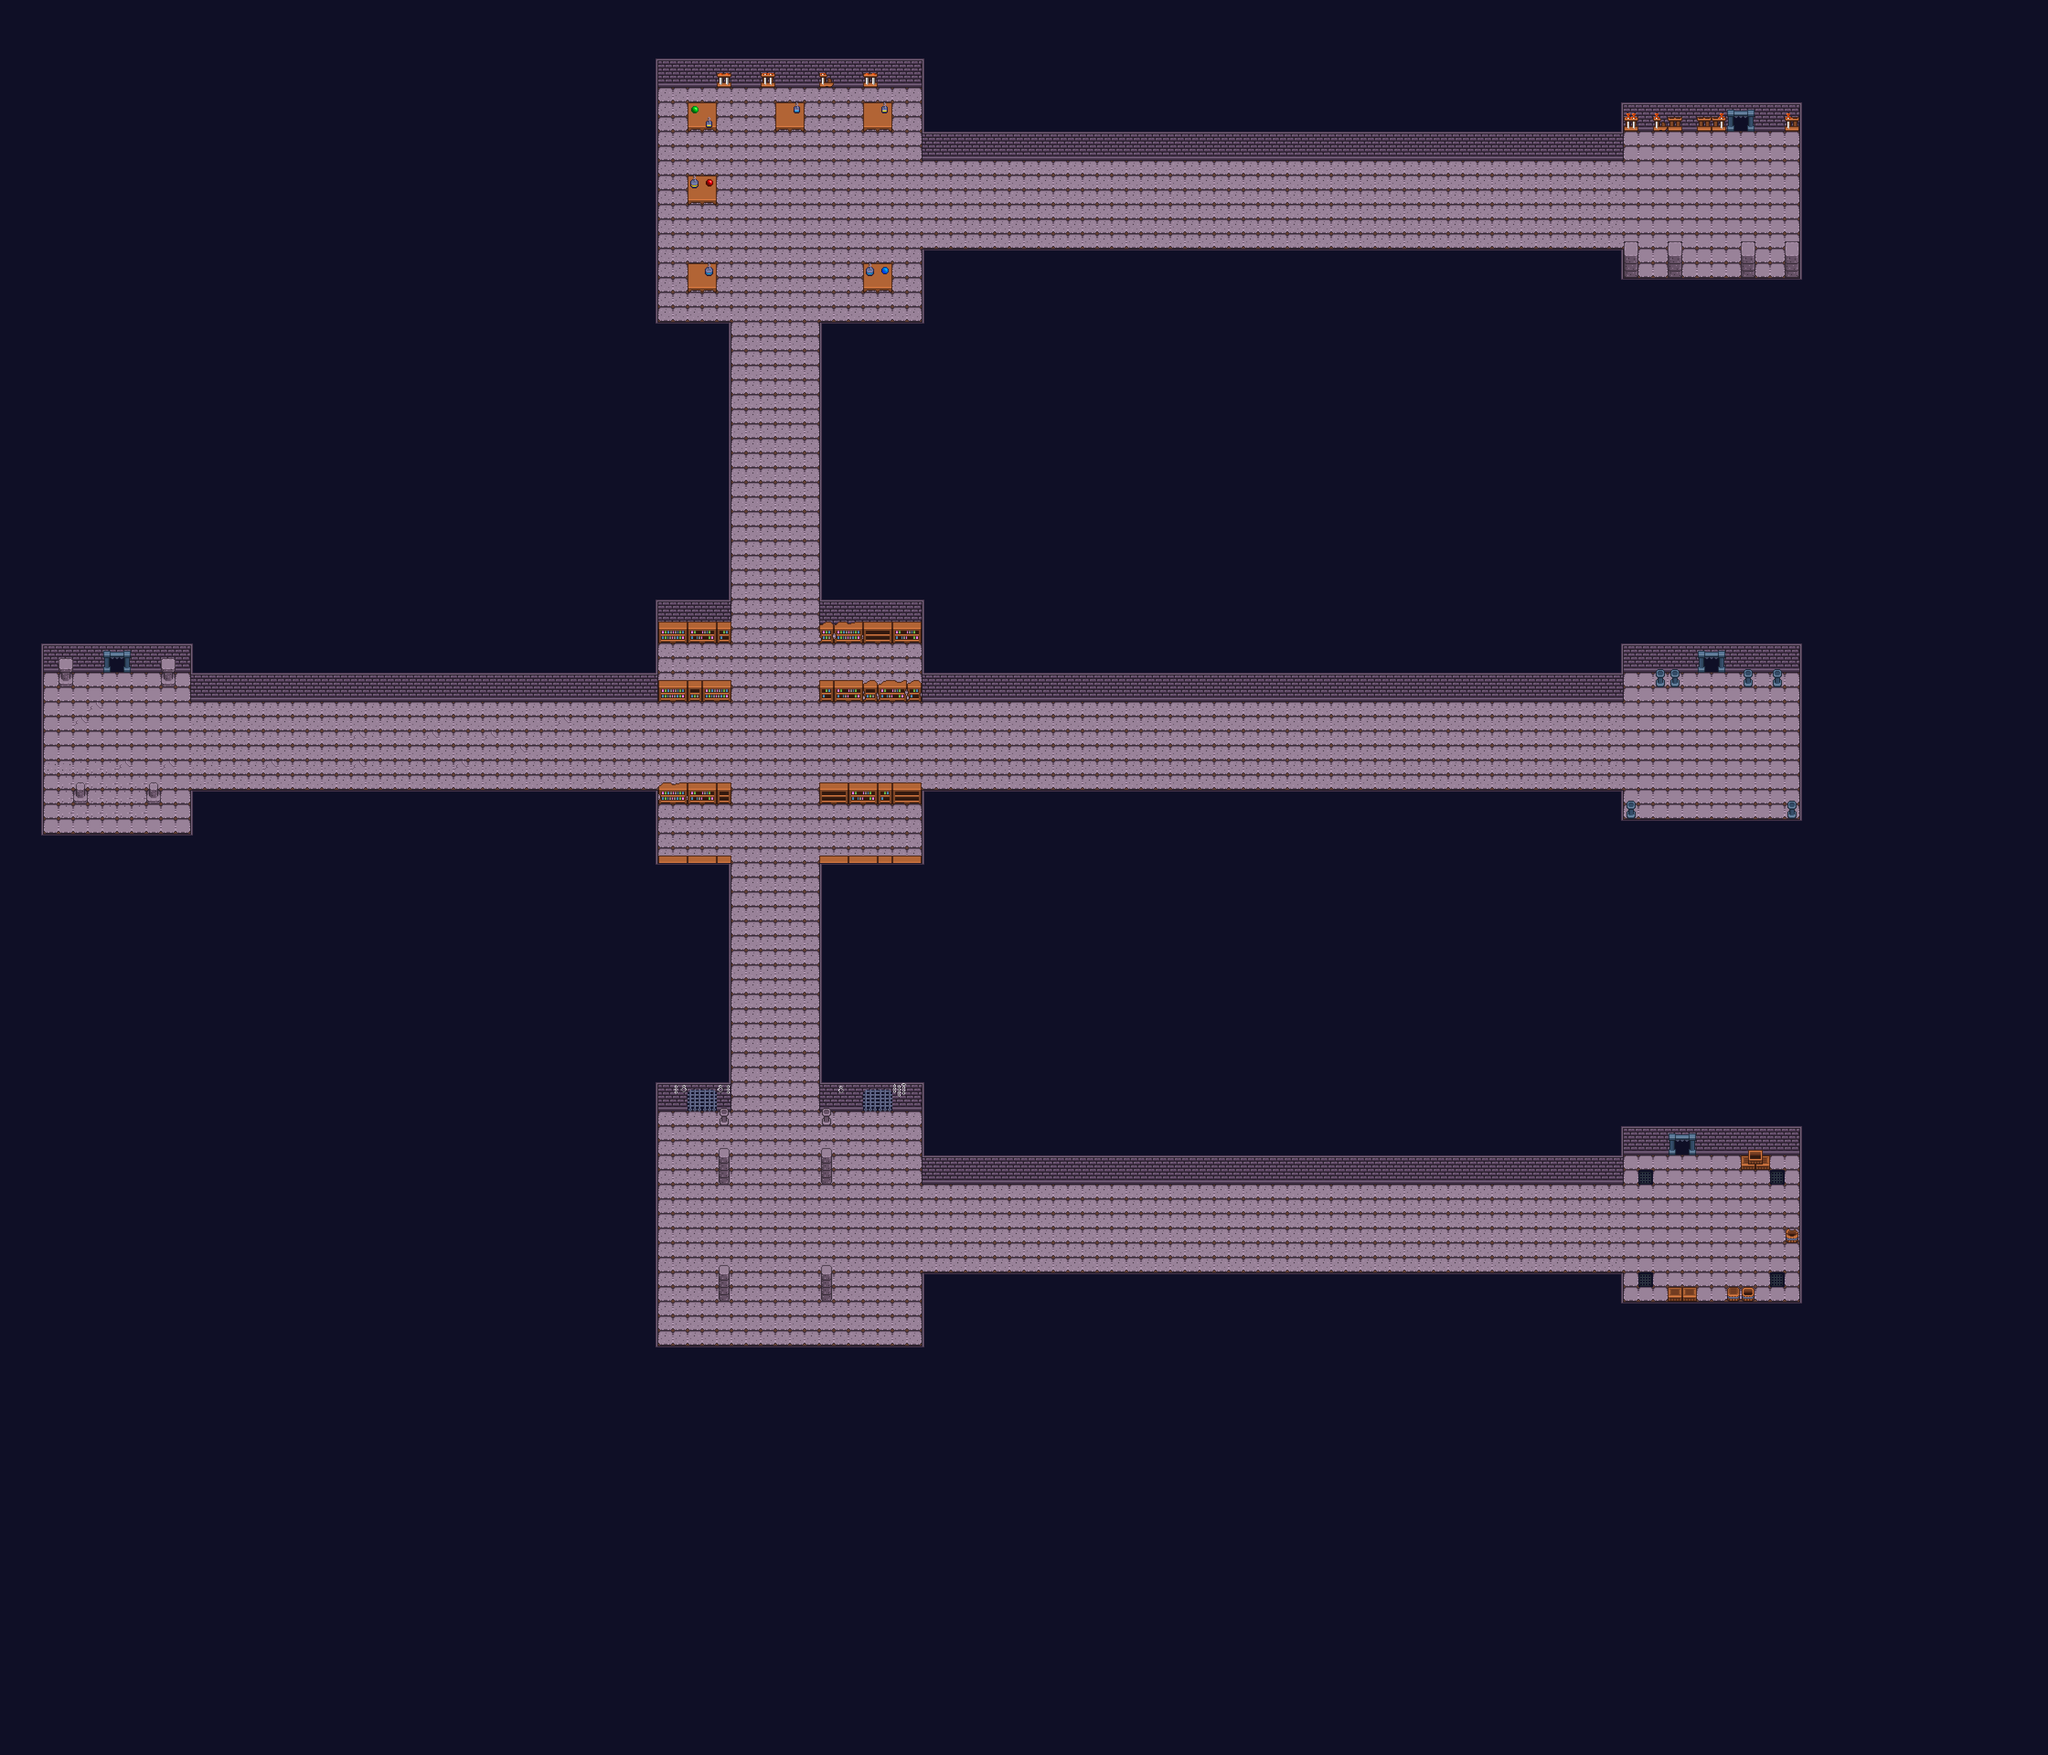

The image is a tile-based game level rendered from a .tmx file. Its description and source (layers, tilesets, objects; grid data summarised) follow:
An orthogonal 140x120 tile map with 32x32 px tiles, 6 tile layers (background, floors, walls, doors, ...) and 94 objects.

<map version="1.10" tiledversion="1.11.2" orientation="orthogonal" renderorder="right-down" width="140" height="120" tilewidth="32" tileheight="32" infinite="0" nextlayerid="9" nextobjectid="101">
 <tileset firstgid="1" source="../assets/Dungeon.tsx" />
 <layer id="1" name="background" width="140" height="120">
  <data>[16800 cells, 16800 non-empty, 2 distinct tile ids]</data>
 </layer>
 <layer id="2" name="floors" width="140" height="120">
  <data>[16800 cells, 2620 non-empty, 8 distinct tile ids]</data>
 </layer>
 <layer id="3" name="walls" width="140" height="120">
  <data>[16800 cells, 1004 non-empty, 22 distinct tile ids]</data>
 </layer>
 <layer id="8" name="doors" width="140" height="120">
  <data>[16800 cells, 16 non-empty, 4 distinct tile ids]</data>
 </layer>
 <layer id="4" name="decor" width="140" height="120">
  <data>[16800 cells, 191 non-empty, 77 distinct tile ids]</data>
 </layer>
 <layer id="5" name="bottles" width="140" height="120">
  <data>[16800 cells, 9 non-empty, 7 distinct tile ids]</data>
 </layer>
 <objectgroup id="6" name="collisions">
  <object id="1" x="64" y="1408" width="32" height="416" />
  <object id="2" x="64" y="1824" width="384" height="32" />
  <object id="3" x="416" y="1728" width="32" height="96" />
  <object id="4" x="416" y="1408" width="32" height="128" />
  <object id="5" x="288" y="1344" width="128" height="64" />
  <object id="6" x="96" y="1344" width="128" height="64" />
  <object id="7" x="448" y="1472" width="992" height="64" />
  <object id="8" x="448" y="1728" width="992" height="32" />
  <object id="9" x="1408" y="1760" width="32" height="160" />
  <object id="10" x="1440" y="1888" width="160" height="32" />
  <object id="11" x="1792" y="1888" width="256" height="32" />
  <object id="12" x="2016" y="1728" width="32" height="160" />
  <object id="13" x="2016" y="1312" width="32" height="224" />
  <object id="14" x="1792" y="1312" width="224" height="64" />
  <object id="15" x="1408" y="1312" width="192" height="64" />
  <object id="16" x="1408" y="1376" width="32" height="96" />
  <object id="17" x="1568" y="704" width="32" height="608" />
  <object id="18" x="1792" y="704" width="32" height="608" />
  <object id="19" x="1824" y="704" width="224" height="32" />
  <object id="20" x="1408" y="704" width="160" height="32" />
  <object id="21" x="1408" y="128" width="32" height="576" />
  <object id="22" x="1440" y="128" width="576" height="64" />
  <object id="23" x="2016" y="128" width="32" height="224" />
  <object id="24" x="2016" y="544" width="32" height="160" />
  <object id="25" x="2048" y="288" width="1504" height="64" />
  <object id="26" x="2048" y="544" width="1504" height="32" />
  <object id="27" x="2048" y="1472" width="1504" height="64" />
  <object id="28" x="2048" y="1728" width="1504" height="32" />
  <object id="29" x="1792" y="1920" width="32" height="512" />
  <object id="30" x="1568" y="1920" width="32" height="512" />
  <object id="31" x="1440" y="2368" width="128" height="64" />
  <object id="32" x="1824" y="2368" width="192" height="64" />
  <object id="33" x="2016" y="2368" width="32" height="224" />
  <object id="34" x="2016" y="2784" width="32" height="160" />
  <object id="35" x="1408" y="2944" width="640" height="32" />
  <object id="36" x="1408" y="2368" width="32" height="576" />
  <object id="37" x="2048" y="2528" width="1504" height="64" />
  <object id="38" x="2048" y="2784" width="1504" height="32" />
  <object id="39" x="3552" y="160" width="224" height="64" />
  <object id="40" x="3840" y="160" width="96" height="64" />
  <object id="41" x="3936" y="224" width="32" height="384" />
  <object id="42" x="3520" y="608" width="448" height="32" />
  <object id="43" x="3520" y="576" width="32" height="32" />
  <object id="44" x="3552" y="1344" width="160" height="64" />
  <object id="45" x="3776" y="1344" width="160" height="64" />
  <object id="46" x="3936" y="1408" width="32" height="384" />
  <object id="47" x="3520" y="1792" width="448" height="32" />
  <object id="48" x="3520" y="1760" width="32" height="32" />
  <object id="49" x="3552" y="2400" width="96" height="64" />
  <object id="50" x="3712" y="2400" width="224" height="64" />
  <object id="51" x="3936" y="2464" width="32" height="384" />
  <object id="52" x="3520" y="2816" width="32" height="64" />
  <object id="53" x="3552" y="2848" width="416" height="32" />
  <object id="54" x="320" y="1728" width="32" height="32" />
  <object id="55" x="160" y="1728" width="32" height="32" />
  <object id="56" x="352" y="1472" width="32" height="32" />
  <object id="57" x="128" y="1472" width="32" height="32" />
  <object id="58" x="1440" y="1376" width="160" height="32" />
  <object id="59" x="1792" y="1376" width="224" height="32" />
  <object id="60" x="1792" y="1504" width="224" height="32" />
  <object id="61" x="1440" y="1504" width="160" height="32" />
  <object id="62" x="1440" y="1728" width="160" height="32" />
  <object id="63" x="1792" y="1728" width="224" height="32" />
  <object id="64" x="1792" y="1856" width="224" height="32" />
  <object id="65" x="1440" y="1856" width="160" height="32" />
  <object id="66" x="1504" y="224" width="64" height="64" />
  <object id="67" x="1696" y="224" width="64" height="64" />
  <object id="68" x="1888" y="224" width="64" height="64" />
  <object id="69" x="1888" y="576" width="64" height="64" />
  <object id="70" x="1504" y="576" width="64" height="64" />
  <object id="71" x="1568" y="2528" width="32" height="64" />
  <object id="72" x="1792" y="2528" width="32" height="64" />
  <object id="73" x="1792" y="2784" width="32" height="64" />
  <object id="74" x="1568" y="2784" width="32" height="64" />
  <object id="75" x="1568" y="2432" width="32" height="32" />
  <object id="76" x="1792" y="2432" width="32" height="32" />
  <object id="85" x="3552" y="544" width="32" height="64" />
  <object id="86" x="3648" y="544" width="32" height="64" />
  <object id="87" x="3808" y="544" width="32" height="64" />
  <object id="89" x="3904" y="544" width="32" height="32" />
  <object id="91" x="3904" y="544" width="32" height="64" />
  <object id="92" x="3616" y="1472" width="64" height="32" />
  <object id="93" x="3808" y="1472" width="32" height="32" />
  <object id="94" x="3872" y="1472" width="32" height="32" />
  <object id="95" x="3904" y="1760" width="32" height="32" />
  <object id="96" x="3552" y="1760" width="32" height="32" />
  <object id="97" x="3808" y="2528" width="64" height="32" />
  <object id="98" x="3776" y="2816" width="64" height="32" />
  <object id="99" x="3904" y="2688" width="32" height="32" />
  <object id="100" x="3648" y="2816" width="64" height="32" />
 </objectgroup>
 <objectgroup id="7" name="doorCollisions">
  <object id="81" x="3648" y="2464" width="64" height="64" />
  <object id="82" x="3712" y="1408" width="64" height="64" />
  <object id="83" x="3776" y="224" width="64" height="64" />
  <object id="84" x="224" y="1408" width="64" height="64" />
 </objectgroup>
</map>
